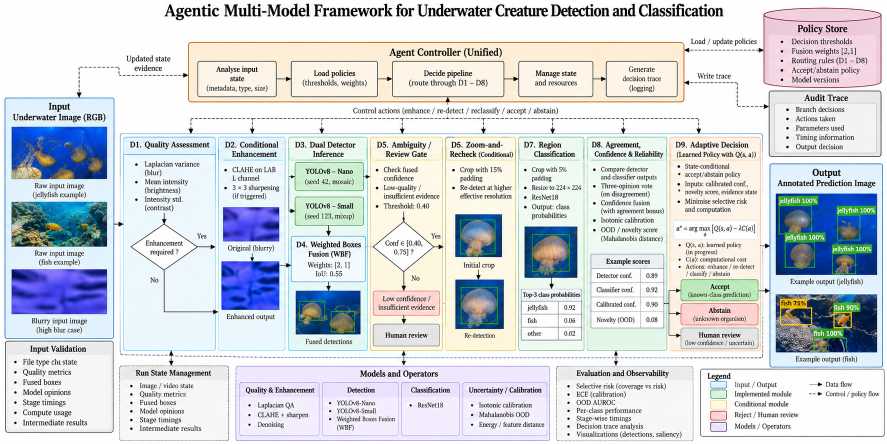
#> input picture Agentic Underwater Detection Framework.png, 1774 x 887 px (shown at 1/2 size)
$ python -i text_overlay.py   (imports and definitions only)
#> lines starting #> are read from the running program, lines starting #| are printed output that depends on the picture; after the words box and inside, x2 and y2 are one past the last pixel; in counts of white or black regions, pixels touching at a corner belong together
"""Detect burned-in telemetry text so detections drawn on it can be suppressed.

Submersible footage carries an overlay burned into the pixels by the vehicle's
video system: timestamp, depth, heading, and a copyright watermark. The detector
was never trained on text, but glyph strokes are small, bright, high-contrast and
compact, which is exactly the low-level signature it learned to fire on. On JEDI
frames it draws boxes around digit groups, and the classifier, having no way to
abstain, names them as organisms.

The question is asked per detection rather than per frame. Scanning a whole image
for text forces a precision/recall trade-off that is not worth paying: seabed
texture throws up glyph-like speckle everywhere, and a false text region in some
corner is harmless unless a detection happens to sit on it. Scoring only the
boxes the detector proposed keeps the question narrow, and lets each box be
resampled to a common resolution first, which is what makes the thresholds
transferable between a 480x360 frame and a 1080p one.

Within a box the test is that text is *regular* in ways a seabed is not: glyph
strokes of one pen width, characters of one height, sitting on a shared baseline.
A single bright compact blob is never text — an organism can look like one. Four
of them marching along a baseline at one height is not something sediment does.

Public entry points: :func:`text_score` for one box, :func:`filter_text_detections`
for a detection list, and :func:`find_text_regions` for whole-image use.
"""

from __future__ import annotations

from typing import Any

import cv2
import numpy as np

# Component shape bounds. Loose on purpose: discrimination comes from the
# regularity tests below, not from these.
MAX_ASPECT = 3.2           # width / height of a single glyph
MIN_FILL = 0.10            # component area / its bounding-box area
MAX_FILL = 0.98

# Chaining tolerances, relative to glyph height so they scale with the frame.
# Deliberately tight: a loose chain lets one texture blob attach to the end of a
# genuine glyph run and destroy its alignment statistics.
BASELINE_TOL = 0.16
HEIGHT_RATIO = 0.62
MAX_GAP = 1.3
MIN_RUN = 4                # glyphs needed before a run counts as text

# Regularity thresholds, measured by comparing overlay runs against texture
# chains on JEDI and aquarium frames rather than chosen a priori. Genuine
# overlay lines sit at baseline residual <= 0.07 and height CV <= 0.27; the
# tightest texture chain observed was 0.12 / 0.16.
MAX_BASELINE_RESIDUAL = 0.10
MAX_HEIGHT_CV = 0.30
MAX_STROKE_CV = 0.45

# Boxes are resampled to this height before analysis so one set of pixel
# thresholds applies regardless of source resolution.
TARGET_CROP_H = 140
MAX_UPSCALE = 8.0

# Fraction of a detection box that must be text before it is suppressed.
# Measured separation is wide: hand-marked overlay boxes score 0.41-0.96, while
# 321 detector boxes collected over JEDI frames and every non-text region tested
# score 0.00. The threshold sits in that gap, nearer the text side so a box that
# merely clips an overlay — the JAMSTEC watermark inside a box drawn around
# hardware, which scores 0.00 — cannot be lost. Suppressing a real organism
# would be a worse error than keeping a text one.
SUPPRESS_COVERAGE = 0.35


def _glyph_mask(gray: np.ndarray, kernel_frac: float = 0.35,
                dark: bool = False) -> np.ndarray:
    """Isolate thin strokes, which is what overlay glyphs are.

    Overlays come in both polarities. Most JEDI frames carry white text, but
    older dives carry black text on a pale seabed, and a detector that only
    looks for bright strokes finds nothing there. A top-hat keeps structures
    narrower than the kernel and *brighter* than their surroundings; a black-hat
    is its mirror image and keeps *darker* ones. Both discard the broad
    luminance gradients of a lit seabed.

    ``kernel_frac`` is the structuring element's size relative to the image.
    A tight crop around a box wants a large fraction; a whole frame wants a
    small one, or the kernel swallows seabed-scale structure.
    """
    h = gray.shape[0]
    k = max(3, int(round(h * kernel_frac)) | 1)
    kernel = cv2.getStructuringElement(cv2.MORPH_RECT, (k, k))
    op = cv2.MORPH_BLACKHAT if dark else cv2.MORPH_TOPHAT
    resp = cv2.morphologyEx(gray, op, kernel)

    # Overlay strokes sit far above the texture response. Otsu alone would
    # happily threshold noise on a frame containing no text, so an absolute
    # floor is applied as well.
    thr, _ = cv2.threshold(resp, 0, 255, cv2.THRESH_BINARY + cv2.THRESH_OTSU)
    return (resp >= max(thr, 30)).astype(np.uint8) * 255


def _glyph_components(mask: np.ndarray, min_h: float,
                      max_h: float) -> list[tuple[int, ...]]:
    """Return components whose shape is compatible with a character."""
    n, _, stats, _ = cv2.connectedComponentsWithStats(mask, connectivity=8)
    out = []
    for i in range(1, n):
        x, y, w, h, area = (int(stats[i, cv2.CC_STAT_LEFT]),
                            int(stats[i, cv2.CC_STAT_TOP]),
                            int(stats[i, cv2.CC_STAT_WIDTH]),
                            int(stats[i, cv2.CC_STAT_HEIGHT]),
                            int(stats[i, cv2.CC_STAT_AREA]))
        if w == 0 or h == 0 or not (min_h <= h <= max_h):
            continue
        if w / h > MAX_ASPECT:
            continue
        if not (MIN_FILL <= area / float(w * h) <= MAX_FILL):
            continue
        out.append((x, y, w, h, area))
    return out


def _runs(comps: list[tuple[int, ...]]) -> list[list[tuple[int, ...]]]:
    """Chain glyph-shaped components into baseline-aligned horizontal runs."""
    runs: list[list[tuple[int, ...]]] = []
    for c in sorted(comps, key=lambda c: c[0]):
        x, y, w, h = c[0], c[1], c[2], c[3]
        baseline = y + h
        for run in runs:
            p = run[-1]
            ph, p_base = p[3], p[1] + p[3]
            same_line = abs(baseline - p_base) <= BASELINE_TOL * max(h, ph)
            same_size = min(h, ph) / max(h, ph) >= HEIGHT_RATIO
            gap = x - (p[0] + p[2])
            if same_line and same_size and -0.5 * max(h, ph) <= gap <= MAX_GAP * max(h, ph):
                run.append(c)
                break
        else:
            runs.append([c])
    return [r for r in runs if len(r) >= MIN_RUN]


def _stroke_cv(mask: np.ndarray, run: list[tuple[int, ...]]) -> float:
    """Coefficient of variation of stroke width across a run.

    Glyphs of one overlay font share a pen width; a chain of sediment blobs does
    not. This catches runs that pass the alignment test by coincidence.
    """
    widths = []
    for x, y, w, h, _ in run:
        sub = mask[y:y + h, x:x + w]
        if sub.size == 0:
            continue
        d = cv2.distanceTransform(sub, cv2.DIST_L2, 3)
        v = d[d > 0]
        if v.size:
            widths.append(2.0 * float(v.mean()))
    if len(widths) < 2:
        return 1.0
    a = np.asarray(widths)
    return float(a.std() / max(a.mean(), 1e-6))


def _is_text_run(mask: np.ndarray, run: list[tuple[int, ...]]) -> bool:
    """Accept a run only if it is regular the way printed text is regular."""
    heights = np.array([c[3] for c in run], float)
    baselines = np.array([c[1] + c[3] for c in run], float)
    med_h = float(np.median(heights))
    if med_h <= 0:
        return False
    if baselines.std() / med_h > MAX_BASELINE_RESIDUAL:
        return False
    if heights.std() / max(heights.mean(), 1e-6) > MAX_HEIGHT_CV:
        return False
    return _stroke_cv(mask, run) <= MAX_STROKE_CV


def _text_runs(bgr: np.ndarray, min_h: float, max_h: float,
               kernel_frac: float = 0.35) -> list[list[tuple[int, ...]]]:
    """Validated glyph runs in an image region, bright and dark text alike."""
    if bgr is None or bgr.size == 0:
        return []
    gray = cv2.cvtColor(bgr, cv2.COLOR_BGR2GRAY) if bgr.ndim == 3 else bgr
    runs = []
    for dark in (False, True):
        mask = _glyph_mask(gray, kernel_frac, dark)
        comps = _glyph_components(mask, min_h, max_h)
        runs += [r for r in _runs(comps) if _is_text_run(mask, r)]
    return runs


def _run_bbox(run: list[tuple[int, ...]]) -> list[float]:
    return [float(min(c[0] for c in run)), float(min(c[1] for c in run)),
            float(max(c[0] + c[2] for c in run)), float(max(c[1] + c[3] for c in run))]


# [51 lines left out: function text_score, not called in this run]


def find_text_regions(image: np.ndarray, min_h_frac: float = 0.016,
                      max_h_frac: float = 0.14) -> list[dict[str, Any]]:
    """Locate validated text runs across a whole frame.

    The kernel is a small fraction of the frame, unlike the tight per-box crops,
    so it responds to character-scale strokes instead of seabed-scale structure.
    Each region reports its median glyph height, which :func:`overlay_zones`
    uses to decide how far the surrounding overlay block extends.
    """
    if image is None or image.size == 0:
        return []
    h = image.shape[0]
    runs = _text_runs(image, min_h=max(5.0, h * min_h_frac), max_h=h * max_h_frac,
                      kernel_frac=0.035)
    return [{"bbox": _run_bbox(r), "count": len(r),
             "glyph_h": float(np.median([c[3] for c in r]))} for r in runs]


# How far an overlay block extends beyond its detected lines, in glyph heights.
# Telemetry is a stack of short lines: a long timestamp sits above a one-or-two
# character status field ("A 1,7") that never forms a run of its own. Vertical
# reach is wider than horizontal because line spacing is about two glyph heights.
ZONE_PAD_X = 1.0
ZONE_PAD_Y = 2.0
# Being inside the block is not enough, because the block can be large and an
# organism can sit in it: on demo frame 03 the zone spans the upper third of the
# frame and contains the real fish. A box is treated as text only if it is also
# character-sized AND built from pen strokes rather than body mass.
MAX_BOX_GLYPH_RATIO = 2.0
# Thickest stroke in the box, as a fraction of frame height. Measured: boxes on
# overlay glyphs run 1.9-5.5 px on 360-px frames (0.005-0.015); the thinnest
# organism found inside an overlay zone is 12.0 px (0.033). The limit sits in
# that gap and scales with the frame so it holds at other resolutions.
MAX_STROKE_FRAC = 0.022
MIN_STROKE_PX = 4.0


# [101 lines left out: functions _stroke_thickness, overlay_zones, in_overlay_zone, filter_text_detections, not called in this run]

>>> import cv2
>>> picture = cv2.imread('Agentic Underwater Detection Framework.png')
#> picture is the input picture: shape (887, 1774, 3); mean B, G, R 218.5, 213.5, 209.1
>>> result = find_text_regions(picture)
#> in _text_runs, `gray = cv2.cvtColor(bgr, cv2.COLOR_BGR2GRAY) if bgr.ndim == 3 else bgr`:
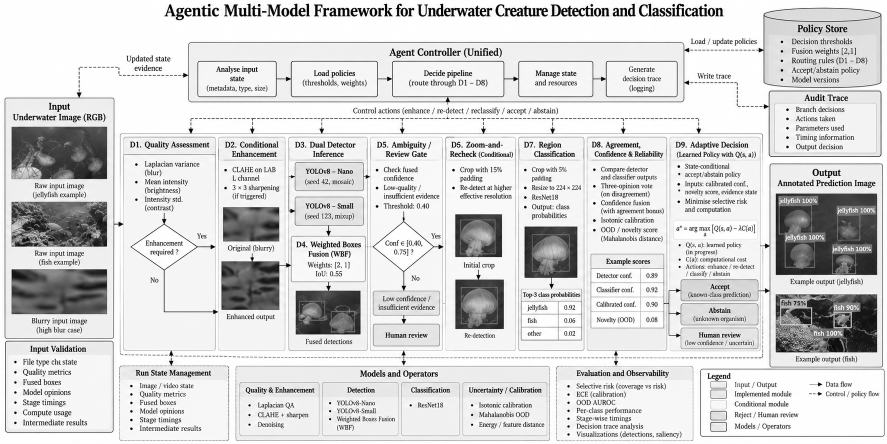
#> gray: shape (887, 1774) (shown at 1/2 size); min 0, max 255, mean 212.7
#> the loop in _text_runs, `for dark in (False, True):` made 2 passes
#> (thr in _glyph_mask, n in _glyph_components) on passes 1 to 2: (113, 1585), (82, 3403)
#> pass 1, in _glyph_mask, `resp = cv2.morphologyEx(gray, op, kernel)`:
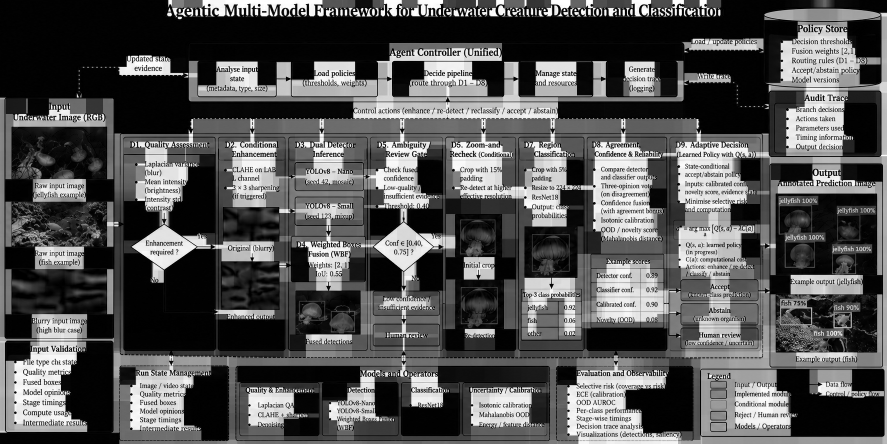
#> resp: shape (887, 1774) (shown at 1/2 size); min 0, max 255, mean 85.3
#> pass 1, in _text_runs, `mask = _glyph_mask(gray, kernel_frac, dark)`:
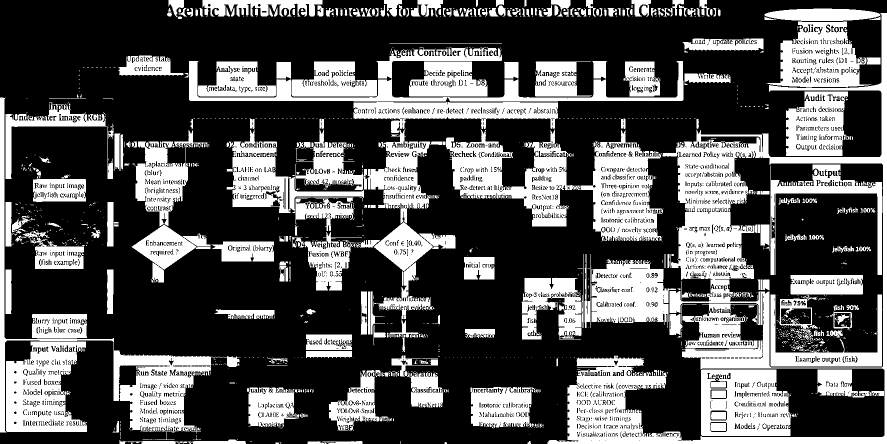
#> mask: shape (887, 1774) (shown at 1/2 size); 33% white; 1584 white regions (1225 under 20 px), largest, box (x1, y1, x2, y2) and area: (1095, 26, 1774, 887) 82547, (377, 122, 1116, 447) 38102, (0, 195, 423, 867) 29713
#> pass 2, in _glyph_mask (call 2), `resp = cv2.morphologyEx(gray, op, kernel)`:
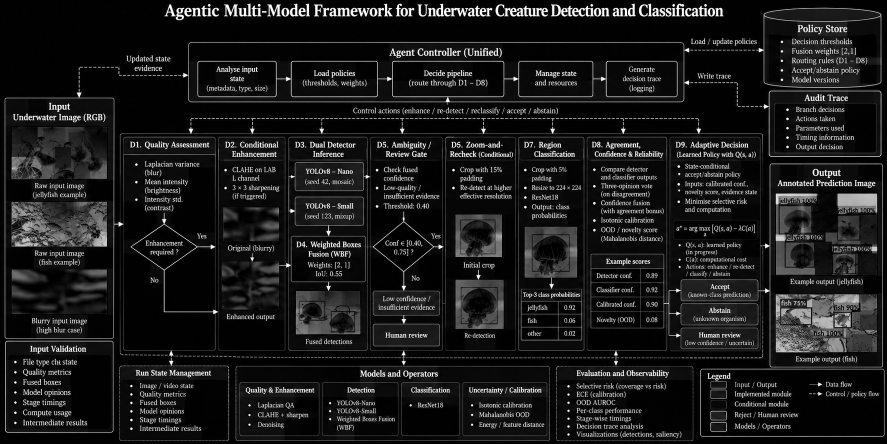
#> resp: shape (887, 1774) (shown at 1/2 size); min 0, max 255, mean 27.5
#> pass 2, in _text_runs, `mask = _glyph_mask(gray, kernel_frac, dark)`:
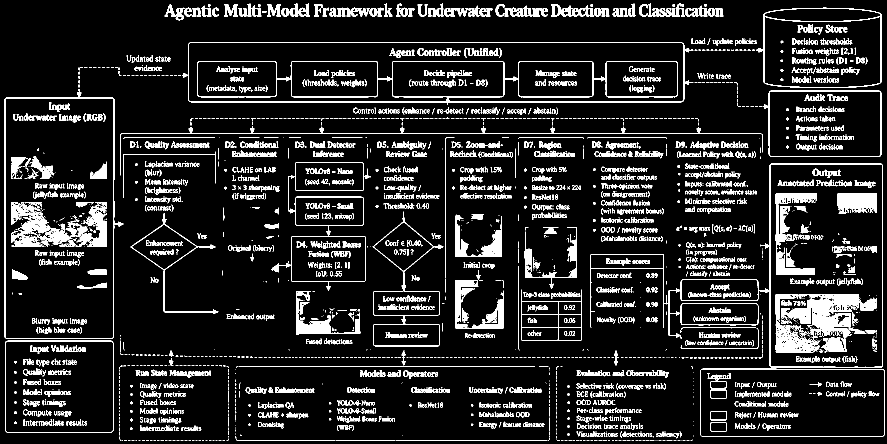
#> mask: shape (887, 1774) (shown at 1/2 size); 11.5% white; 3402 white regions (1573 under 20 px), largest, box (x1, y1, x2, y2) and area: (364, 84, 1387, 210) 8502, (23, 404, 214, 493) 7562, (1597, 589, 1754, 675) 5455
#> in find_text_regions, `runs = _text_runs(image, min_h=max(5.0, h * min_h_frac), max_h=h * max..`: runs = 6 items
#> result = 6 items
